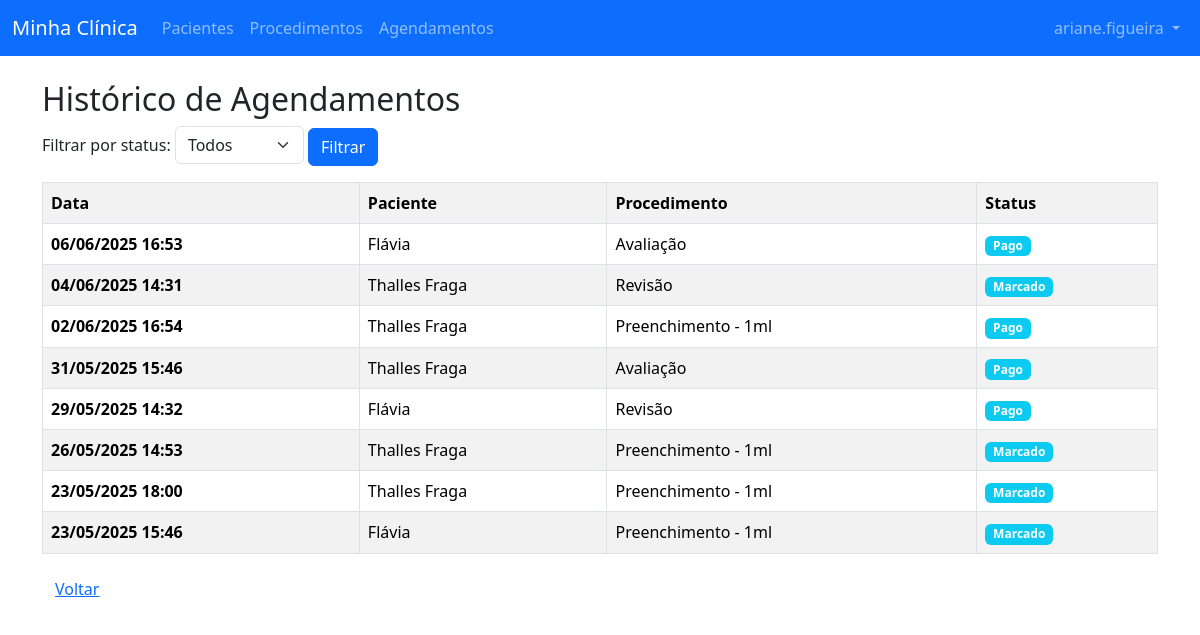
The app's page /agendamentos/historico/ (signed in) with its own data.
### core/models.py (models this page shows, shortened)
class Agendamento(models.Model):
    STATUS_CHOICES = [
        ('Marcado', 'Marcado'),
        ('Realizado', 'Realizado'),
        ('Pago', 'Pago'),
        ('Cancelado', 'Cancelado'),
    ]
    user = models.ForeignKey(User, on_delete=models.CASCADE, blank=False, null=False)
    paciente = models.ForeignKey(Paciente, on_delete=models.CASCADE, blank=False, null=False)
    procedimento = models.ForeignKey(Procedimento, on_delete=models.CASCADE, blank=False, null=False)
    data_agendamento = models.DateTimeField(blank=False, null=False)
    status_agendamento = models.CharField(choices=STATUS_CHOICES, default='Marcado')

class Paciente(models.Model):
    user = models.ForeignKey(User, on_delete=models.CASCADE)
    nome = models.CharField(max_length=100, blank=False, null=False)
    telefone = models.CharField(max_length=15, unique=True, blank=False, null=False)
    data_nascimento = models.DateField()
    email = models.EmailField(unique=True, blank=False, null=False)
    def __str__(self):
        return self.nome

class Procedimento(models.Model):
    user = models.ForeignKey(User, on_delete=models.CASCADE)
    nome = models.CharField(max_length=100, blank=False, null=False)
    preco = models.DecimalField(max_digits= 8, decimal_places=2, blank=False, null=False)
    data_criacao = models.DateField(blank=False, null=False)
    descricao = models.TextField()
    def __str__(self):
        return self.nome

### core/views.py (the view)
# urls.py: path('agendamentos/historico/', views.historico_agendamentos, name='historico_agendamentos'),
@login_required()
def historico_agendamentos(request):
    status = request.GET.get('status')
    agendamentos = Agendamento.objects.filter(user=request.user)
    if status:
        agendamentos = agendamentos.filter(status_agendamento=status)
    agendamentos = agendamentos.order_by('-data_agendamento')
    return render(request, 'core/historico_agendamentos.html',{
        'agendamentos': agendamentos,
        'status_agendamento': status,
        'status_choices': Agendamento.STATUS_CHOICES
    })

### core/templates/core/historico_agendamentos.html (shortened to what this page needs)
{% extends 'core/base.html' %}
{% block content %}
<h2>Histórico de Agendamentos</h2>
<form method="get" class="mb-3">
    <label for="status">Filtrar por status:</label>
    <select name="status" id="status" class="form-select w-auto d-inline-block">
        <option value="">Todos</option>
    </select>
    <button type="submit" class="btn btn-primary">Filtrar</button>
</form>
<table class="table table-striped table-bordered" style="margin-top: 10px">
    <tr>
        <th>Data</th>
        <th>Paciente</th>
        <th>Procedimento</th>
        <th>Status</th>
    </tr>
    {% for agendamento in agendamentos %}
    <tr>
        <td><strong>{{ agendamento.data_agendamento|date:"d/m/Y H:i" }}</strong></td>
        <td>{{ agendamento.paciente }}</td>
        <td>{{ agendamento.procedimento }}</td>
        <td><span class="badge bg-info texte-dark">{{ agendamento.get_status_agendamento_display }}</span></td>
    </tr>
    {% empty %}
        <li class="list-group-item">Nenhum agendamento encontrado.</li>
    {% endfor %}
</table>
<a href="{% url 'listar_agendamentos' %}" class="btn btn-link">Voltar</a>
{% endblock %}

### core/templates/core/base.html (shortened to what this page needs)
<!DOCTYPE html>
<html lang="pt-br">
<head>
    <link href="https://cdn.jsdelivr.net/npm/bootstrap@5.3.0/dist/css/bootstrap.min.css" rel="stylesheet">
    <link href="https://cdn.jsdelivr.net/npm/bootstrap@5.3.3/dist/css/bootstrap.min.css" rel="stylesheet">
    <link href="https://cdn.jsdelivr.net/npm/bootstrap-icons@1.10.5/font/bootstrap-icons.css" rel="stylesheet">
</head>
<body>
    <nav class="navbar navbar-expand-lg navbar-dark bg-primary">
  <div class="container-fluid">
    <a class="navbar-brand" href="{% url 'home' %}">Minha Clínica</a>
    <div class="collapse navbar-collapse" id="navbarNav">
      <ul class="navbar-nav">
        <li class="nav-item">
          <a class="nav-link" href="{% url 'listar_pacientes' %}">Pacientes</a>
        </li>
        <li class="nav-item">
          <a class="nav-link" href="{% url 'listar_procedimentos' %}">Procedimentos</a>
        </li>
        <li class="nav-item">
          <a class="nav-link" href="{% url 'listar_agendamentos' %}">Agendamentos</a>
        </li>
      </ul>
      <ul class="navbar-nav ms-auto">
        <li class="nav-item dropdown">
          <a class="nav-link dropdown-toggle" href="#" id="userDropdown" role="button" data-bs-toggle="dropdown" aria-expanded="false">
            {{ request.user.username }}
          </a>
        </li>
      </ul>
    </div>
  </div>
</nav>
    <div class="container mt-4">
        {% block content %}
        {% endblock %}
    </div>
    </body>
</html>

### records on screen
Agendamento: data_agendamento "06/06/2025 16:53", paciente "Flávia", procedimento "Avaliação", status_agendamento "Pago"
Agendamento: data_agendamento "04/06/2025 14:31", paciente "Thalles Fraga", procedimento "Revisão", status_agendamento "Marcado"
Agendamento: data_agendamento "02/06/2025 16:54", paciente "Thalles Fraga", procedimento "Preenchimento - 1ml", status_agendamento "Pago"
Agendamento: data_agendamento "31/05/2025 15:46", paciente "Thalles Fraga", procedimento "Avaliação", status_agendamento "Pago"
Agendamento: data_agendamento "29/05/2025 14:32", paciente "Flávia", procedimento "Revisão", status_agendamento "Pago"
Agendamento: data_agendamento "26/05/2025 14:53", paciente "Thalles Fraga", procedimento "Preenchimento - 1ml", status_agendamento "Marcado"
Agendamento: data_agendamento "23/05/2025 18:00", paciente "Thalles Fraga", procedimento "Preenchimento - 1ml", status_agendamento "Marcado"
Agendamento: data_agendamento "23/05/2025 15:46", paciente "Flávia", procedimento "Preenchimento - 1ml", status_agendamento "Marcado"

### other values on screen
{{ request.user.username }} "ariane.figueira"
